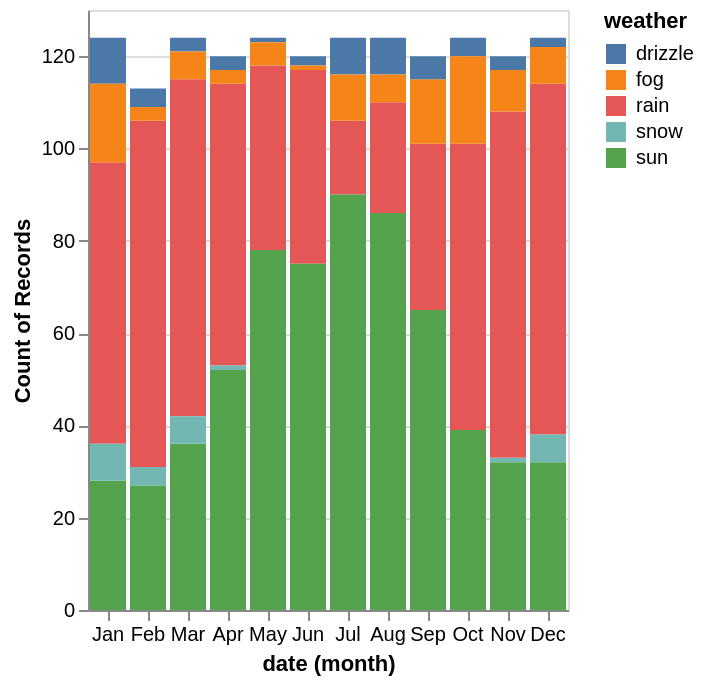

Express this chart as Vega-Lite.
### Vega-Lite specification from a JSON file in a GitHub repository (floating-point values rounded to 4 significant figures; data arrays with more than 128 entries replaced by an {"elided": "..."} marker saying what was removed)
{"$schema": "https://vega.github.io/schema/vega-lite/v4.json", "data": {"values": {"elided": "1461 records"}}, "mark": "bar", "encoding": {"x": {"timeUnit": "month", "field": "date", "type": "ordinal"}, "y": {"aggregate": "count", "type": "quantitative"}, "color": {"field": "weather", "type": "nominal"}}}
